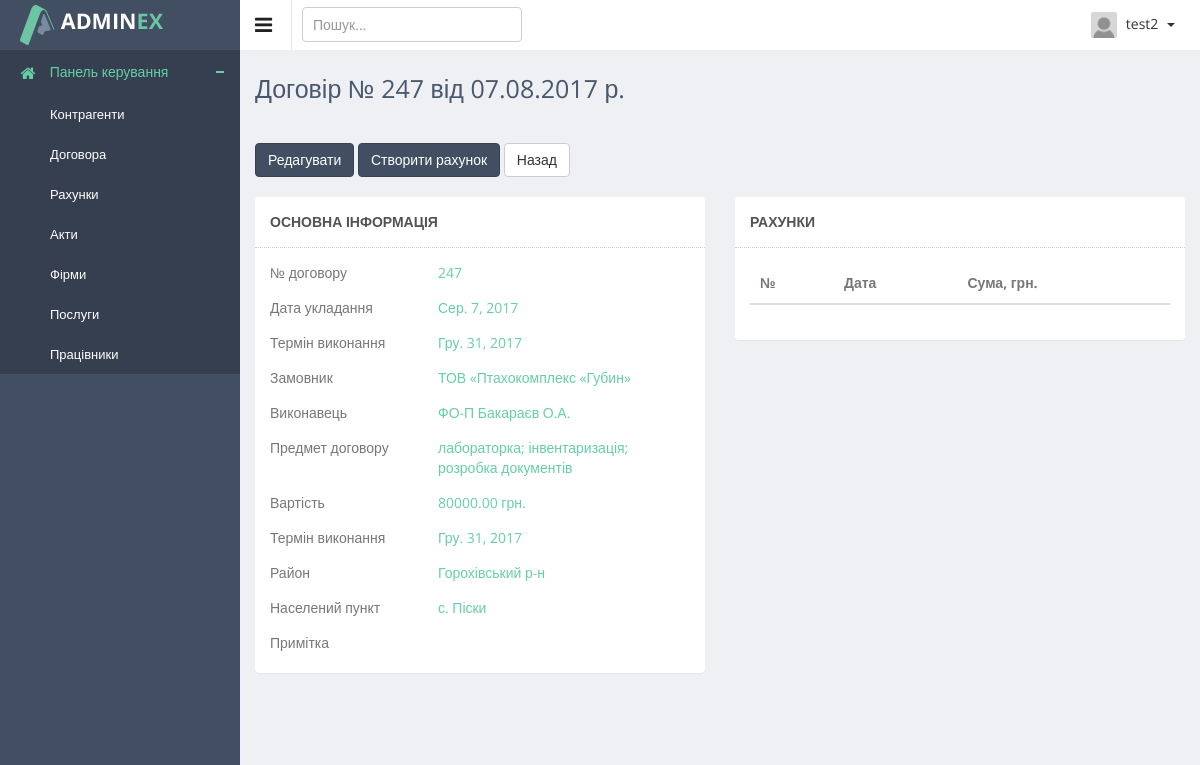
Page /crm/contract/read/2/ (signed in) on the earlier database version.
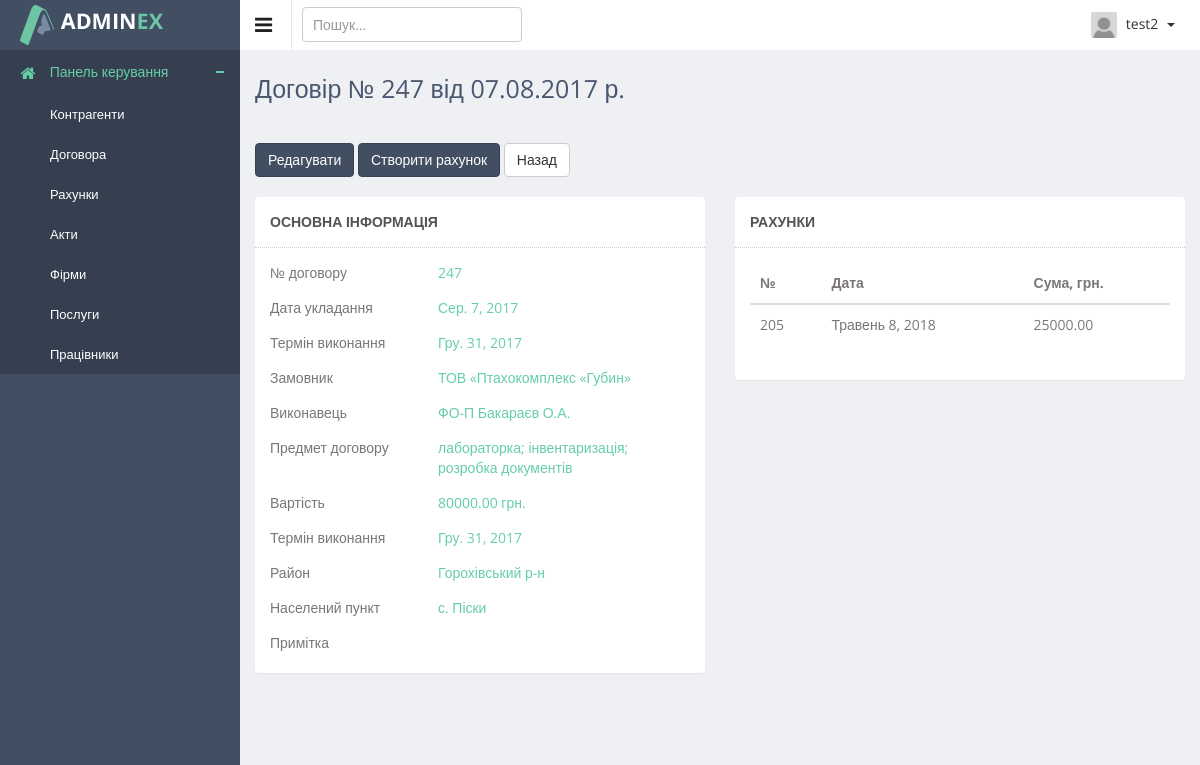
Same page on the later database version.
### crmapp/models.py (models this page shows, shortened)
class Invoice(models.Model):
    num_invoice = models.PositiveIntegerField(verbose_name='№ рахунку', blank=True)
    date_create = models.DateField(verbose_name='дата', auto_now_add=True)
    contract = models.ForeignKey(Contract, related_name='contract', verbose_name='договір', on_delete=models.PROTECT)
    performer = models.ForeignKey(Firm, related_name='performer', verbose_name='виконавець', on_delete=models.PROTECT)
    payer = models.ForeignKey(Partner, related_name='payer', verbose_name='платник', on_delete=models.PROTECT)
    works = models.TextField(verbose_name='назва', blank=True)
    quantity = models.PositiveIntegerField(verbose_name='кількість', default=1)
    price = models.DecimalField(verbose_name='ціна', max_digits=10, decimal_places=2, blank=True,
                                default='0.00')

### crmapp/views.py (the view)
# urls.py: re_path(r'^contract/read/(?P<contract_pk>\d+)/$', crmapp.contract_read_view, name='contract_read'),
@login_required
@user_passes_test(lambda user: user.is_assistant or user.is_superuser or user.is_dir)
def contract_read_view(request, contract_pk):
    contract = get_object_or_404(Contract, pk=contract_pk)
    invoice = Invoice.objects.filter(contract__pk=contract_pk).exclude(num_invoice=0)
    dt = datetime.strftime(contract.date_start, '%d.%m.%Y')
    title = f'Договір № {contract.number} від {dt} р.'
    context = {
        'title': title,
        'object': contract,
        'invoice_list': invoice,
    }
    return render(request, 'crmapp/contract_detail.html', context)

### adminapp/templatetags/tags.py (called while the page is built)
@register.filter
def default_avatar(string):
    if not string:
        string = 'users_avatars/gravatar.png'
    new_string = f'{URL_PREFIX}{string}'
    return new_string

### authapp/models.py (called while the page is built)
    def __str__(self):
        return self.username

### crmapp/models.py (called while the page is built)
    def __str__(self):
        return self.short_name

    def __str__(self):
        return self.short_name

### crmapp/templates/crmapp/contract_detail.html (shortened to what this page needs)
{% extends 'mainapp/base.html' %}
{% load staticfiles %}
{% load tags %}
{% block container %}
<div class="row">
    <div class="col-lg-6">
        <a href="{% url 'crm:contract_update' object.pk %}">
            <button class="btn btn-primary" type="button">Редагувати</button>
        </a>
        <a href="{% url 'crm:invoice_create' object.pk %}">
            <button class="btn btn-primary" type="button">Створити рахунок</button>
        </a>
        <a href="{% url 'crm:contracts' %}">
            <button class="btn btn-default" type="button">Назад</button>
        </a>
    </div>
</div>
<br>
<div class="row">
    <div class="col-lg-6">
        <section class="panel">
            <header class="panel-heading">
                Основна інформація
            </header>
            <div class="panel-body">
                <ul class="p-info">
                    <li>
                        <div class="title">№ договору</div>
                        <div class="desk">{{ object.number }}</div>
                    </li>
                    <li>
                        <div class="title">Дата укладання</div>
                        <div class="desk">{{ object.date_start }}</div>
                    </li>
                    <li>
                        <div class="title">Термін виконання</div>
                        <div class="desk">{{ object.date_end }}</div>
                    </li>
                    <li>
                        <div class="title">Замовник</div>
                        <div class="desk">{{ object.client }}</div>
                    </li>
                    <li>
                        <div class="title">Виконавець</div>
                        <div class="desk">{{ object.performer }}</div>
                    </li>
                    <li>
                        <div class="title">Предмет договору</div>
                        <div class="desk">{{ object.works }}</div>
                    </li>
                    <li>
                        <div class="title">Вартість</div>
                        <div class="desk">{{ object.cost }}&nbsp;грн.</div>
                    </li>
                    <li>
                        <div class="title">Термін виконання</div>
                        <div class="desk">{{ object.date_end }}</div>
                    </li>
                    <li>
                        <div class="title">Район</div>
                        <div class="desk">{{ object.district }}</div>
                    </li>
                    <li>
                        <div class="title">Населений пункт</div>
                        <div class="desk">{{ object.town }}</div>
                    </li>
                    <li>
                        <div class="title">Примітка</div>
                    </li>
                </ul>
            </div>
        </section>
    </div>
     <div class="col-lg-6">
        <section class="panel">
            <header class="panel-heading">
                Рахунки
            </header>
                <div class="panel-body" style="display: block;">
                    <table class="table table-hover general-table">
                        <thead>
                        <tr>
                            <th>№</th>
                            <th>Дата</th>
                            <th>Сума, грн.</th>
                        </tr>
                        </thead>
                        <tbody>
                        {% for invoice in invoice_list %}
                        <tr>
                            <td>{{ invoice.num_invoice }}</td>
                            <td>{{ invoice.date_create }}</td>
                            <td>{{ invoice.price }}</td>
                        </tr>
                        {% endfor %}
                        </tbody>
                    </table>
                </div>
        </section>
    </div>
</div>
{% endblock %}

Differences in the rows shown:
added Invoice: num_invoice "205", date_create "Травень 8, 2018", price "25000.00"
